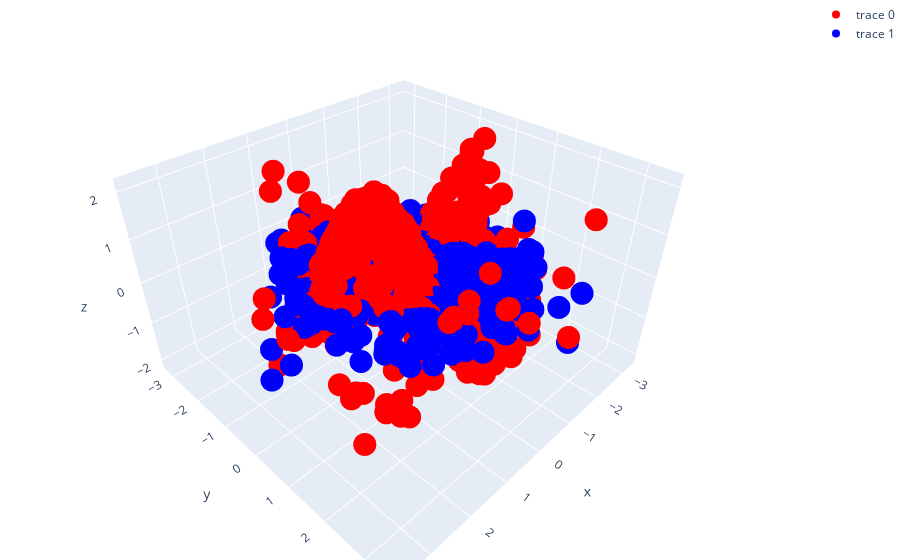

This figure's notebook cell:
### Code cell
x = np.random.randn(1000, 2)
y = np.sin(2 * x[:, 0]) + np.cos(2 * x[:, 1]) + np.random.randn(1000) * 0.1

model = VarMaxRotForest(n_estimators=10, max_depth=3, min_samples_leaf=10)

model.fit(x, y)

predictions = model.predict(x)

# Create a figure
fig = go.Figure()

# Add the first scatter plot
fig.add_trace(
    go.Scatter3d(x=x[:, 0], y=x[:, 1], z=y, mode="markers", marker=dict(color="red"))
)

# Add the predictions
fig.add_trace(
    go.Scatter3d(
        x=x[:, 0],
        y=x[:, 1],
        z=predictions,
        mode="markers",
        marker=dict(color="blue"),
    )
)

# Update the layout
fig.update_layout(margin=dict(l=0, r=0, b=0, t=0))

# Show the figure
fig.show()

### Figure 1 — Plotly figure (JSON) as saved in the notebook; plotly's stock layout.template omitted (floating-point values rounded to 4 significant figures; data arrays with more than 128 entries replaced by an {"elided": "..."} marker saying what was removed)
{"data": [{"marker": {"color": "red"}, "mode": "markers", "type": "scatter3d", "x": {"elided": "1000 float values"}, "y": {"elided": "1000 float values"}, "z": {"elided": "1000 float values"}}, {"marker": {"color": "blue"}, "mode": "markers", "type": "scatter3d", "x": {"elided": "1000 float values"}, "y": {"elided": "1000 float values"}, "z": {"elided": "1000 float values"}}], "layout": {"margin": {"b": 0, "l": 0, "r": 0, "t": 0}}}
